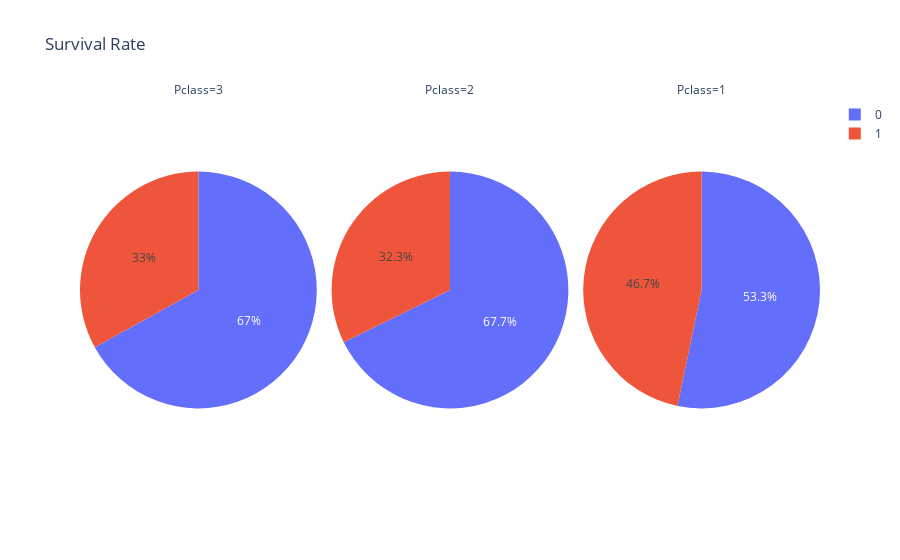

The code cell stored with this chart in its notebook:
### Code cell
px.pie(df, 'Survived', title = 'Survival Rate', facet_col = 'Pclass', color = 'Sex')

### Figure 1 — Plotly figure (JSON) as saved in the notebook; plotly's stock layout.template omitted (floating-point values rounded to 4 significant figures; data arrays with more than 128 entries replaced by an {"elided": "..."} marker saying what was removed)
{"data": [{"customdata": {"elided": "218x1 str values"}, "domain": {"x": [0, 0.32], "y": [0, 1]}, "hovertemplate": "Pclass=3<br>Survived=%{label}<br>Sex=%{customdata[0]}<extra></extra>", "labels": {"elided": "218 int values"}, "legendgroup": "", "marker": {"colors": {"elided": "218 str values"}}, "name": "", "showlegend": true, "type": "pie"}, {"customdata": [["male"], ["male"], ["male"], ["female"], ["male"], ["male"], ["male"], ["female"], ["male"], ["female"], ["male"], ["male"], ["female"], ["male"], ["male"], ["male"], ["male"], ["male"], ["male"], ["female"], ["female"], ["male"], ["male"], ["male"], ["male"], ["female"], ["male"], ["female"], ["female"], ["female"], ["male"], ["male"], ["female"], ["male"], ["male"], ["male"], ["male"], ["male"], ["female"], ["male"], ["male"], ["male"], ["female"], ["female"], ["female"], ["male"], ["male"], ["female"], ["female"], ["female"], ["male"], ["female"], ["female"], ["female"], ["female"], ["male"], ["female"], ["male"], ["male"], ["male"], ["male"], ["female"], ["male"], ["male"], ["male"], ["male"], ["male"], ["female"], ["male"], ["male"], ["female"], ["male"], ["male"], ["male"], ["male"], ["male"], ["female"], ["male"], ["male"], ["male"], ["female"], ["female"], ["male"], ["male"], ["male"], ["male"], ["male"], ["female"], ["male"], ["male"], ["male"], ["male"], ["male"]], "domain": {"x": [0.34, 0.66], "y": [0, 1]}, "hovertemplate": "Pclass=2<br>Survived=%{label}<br>Sex=%{customdata[0]}<extra></extra>", "labels": [0, 0, 0, 1, 0, 0, 0, 1, 0, 1, 0, 0, 1, 0, 0, 0, 0, 0, 0, 1, 1, 0, 0, 0, 0, 1, 0, 1, 1, 1, 0, 0, 1, 0, 0, 0, 0, 0, 1, 0, 0, 0, 1, 1, 1, 0, 0, 1, 1, 1, 0, 1, 1, 1, 1, 0, 1, 0, 0, 0, 0, 1, 0, 0, 0, 0, 0, 1, 0, 0, 1, 0, 0, 0, 0, 0, 1, 0, 0, 0, 1, 1, 0, 0, 0, 0, 0, 1, 0, 0, 0, 0, 0], "legendgroup": "", "marker": {"colors": ["#636efa", "#636efa", "#636efa", "#EF553B", "#636efa", "#636efa", "#636efa", "#EF553B", "#636efa", "#EF553B", "#636efa", "#636efa", "#EF553B", "#636efa", "#636efa", "#636efa", "#636efa", "#636efa", "#636efa", "#EF553B", "#EF553B", "#636efa", "#636efa", "#636efa", "#636efa", "#EF553B", "#636efa", "#EF553B", "#EF553B", "#EF553B", "#636efa", "#636efa", "#EF553B", "#636efa", "#636efa", "#636efa", "#636efa", "#636efa", "#EF553B", "#636efa", "#636efa", "#636efa", "#EF553B", "#EF553B", "#EF553B", "#636efa", "#636efa", "#EF553B", "#EF553B", "#EF553B", "#636efa", "#EF553B", "#EF553B", "#EF553B", "#EF553B", "#636efa", "#EF553B", "#636efa", "#636efa", "#636efa", "#636efa", "#EF553B", "#636efa", "#636efa", "#636efa", "#636efa", "#636efa", "#EF553B", "#636efa", "#636efa", "#EF553B", "#636efa", "#636efa", "#636efa", "#636efa", "#636efa", "#EF553B", "#636efa", "#636efa", "#636efa", "#EF553B", "#EF553B", "#636efa", "#636efa", "#636efa", "#636efa", "#636efa", "#EF553B", "#636efa", "#636efa", "#636efa", "#636efa", "#636efa"]}, "name": "", "showlegend": true, "type": "pie"}, {"customdata": [["male"], ["female"], ["female"], ["male"], ["female"], ["male"], ["female"], ["female"], ["male"], ["male"], ["male"], ["female"], ["male"], ["female"], ["male"], ["female"], ["female"], ["male"], ["male"], ["male"], ["female"], ["male"], ["female"], ["male"], ["female"], ["male"], ["male"], ["female"], ["male"], ["female"], ["female"], ["female"], ["female"], ["male"], ["female"], ["male"], ["female"], ["male"], ["male"], ["male"], ["male"], ["female"], ["female"], ["male"], ["male"], ["female"], ["male"], ["female"], ["male"], ["female"], ["female"], ["male"], ["male"], ["male"], ["male"], ["female"], ["male"], ["male"], ["female"], ["female"], ["female"], ["male"], ["male"], ["female"], ["female"], ["male"], ["male"], ["male"], ["male"], ["male"], ["female"], ["male"], ["male"], ["male"], ["male"], ["female"], ["male"], ["male"], ["female"], ["male"], ["male"], ["female"], ["male"], ["male"], ["male"], ["female"], ["female"], ["male"], ["female"], ["female"], ["female"], ["female"], ["male"], ["female"], ["female"], ["male"], ["male"], ["female"], ["female"], ["female"], ["female"], ["female"], ["male"], ["male"], ["male"], ["female"], ["female"]], "domain": {"x": [0.68, 1.0], "y": [0, 1]}, "hovertemplate": "Pclass=1<br>Survived=%{label}<br>Sex=%{customdata[0]}<extra></extra>", "labels": [0, 1, 1, 0, 1, 0, 1, 1, 0, 0, 0, 1, 0, 1, 0, 1, 1, 0, 0, 0, 1, 0, 1, 0, 1, 0, 0, 1, 0, 1, 1, 1, 1, 0, 1, 0, 1, 0, 0, 0, 0, 1, 1, 0, 0, 1, 0, 1, 0, 1, 1, 0, 0, 0, 0, 1, 0, 0, 1, 1, 1, 0, 0, 1, 1, 0, 0, 0, 0, 0, 1, 0, 0, 0, 0, 1, 0, 0, 1, 0, 0, 1, 0, 0, 0, 1, 1, 0, 1, 1, 1, 1, 0, 1, 1, 0, 0, 1, 1, 1, 1, 1, 0, 0, 0, 1, 1], "legendgroup": "", "marker": {"colors": ["#636efa", "#EF553B", "#EF553B", "#636efa", "#EF553B", "#636efa", "#EF553B", "#EF553B", "#636efa", "#636efa", "#636efa", "#EF553B", "#636efa", "#EF553B", "#636efa", "#EF553B", "#EF553B", "#636efa", "#636efa", "#636efa", "#EF553B", "#636efa", "#EF553B", "#636efa", "#EF553B", "#636efa", "#636efa", "#EF553B", "#636efa", "#EF553B", "#EF553B", "#EF553B", "#EF553B", "#636efa", "#EF553B", "#636efa", "#EF553B", "#636efa", "#636efa", "#636efa", "#636efa", "#EF553B", "#EF553B", "#636efa", "#636efa", "#EF553B", "#636efa", "#EF553B", "#636efa", "#EF553B", "#EF553B", "#636efa", "#636efa", "#636efa", "#636efa", "#EF553B", "#636efa", "#636efa", "#EF553B", "#EF553B", "#EF553B", "#636efa", "#636efa", "#EF553B", "#EF553B", "#636efa", "#636efa", "#636efa", "#636efa", "#636efa", "#EF553B", "#636efa", "#636efa", "#636efa", "#636efa", "#EF553B", "#636efa", "#636efa", "#EF553B", "#636efa", "#636efa", "#EF553B", "#636efa", "#636efa", "#636efa", "#EF553B", "#EF553B", "#636efa", "#EF553B", "#EF553B", "#EF553B", "#EF553B", "#636efa", "#EF553B", "#EF553B", "#636efa", "#636efa", "#EF553B", "#EF553B", "#EF553B", "#EF553B", "#EF553B", "#636efa", "#636efa", "#636efa", "#EF553B", "#EF553B"]}, "name": "", "showlegend": true, "type": "pie"}], "layout": {"annotations": [{"font": {}, "showarrow": false, "text": "Pclass=3", "x": 0.16, "xanchor": "center", "xref": "paper", "y": 1, "yanchor": "bottom", "yref": "paper"}, {"font": {}, "showarrow": false, "text": "Pclass=2", "x": 0.5, "xanchor": "center", "xref": "paper", "y": 1, "yanchor": "bottom", "yref": "paper"}, {"font": {}, "showarrow": false, "text": "Pclass=1", "x": 0.84, "xanchor": "center", "xref": "paper", "y": 1, "yanchor": "bottom", "yref": "paper"}], "legend": {"tracegroupgap": 0}, "title": {"text": "Survival Rate"}}}
